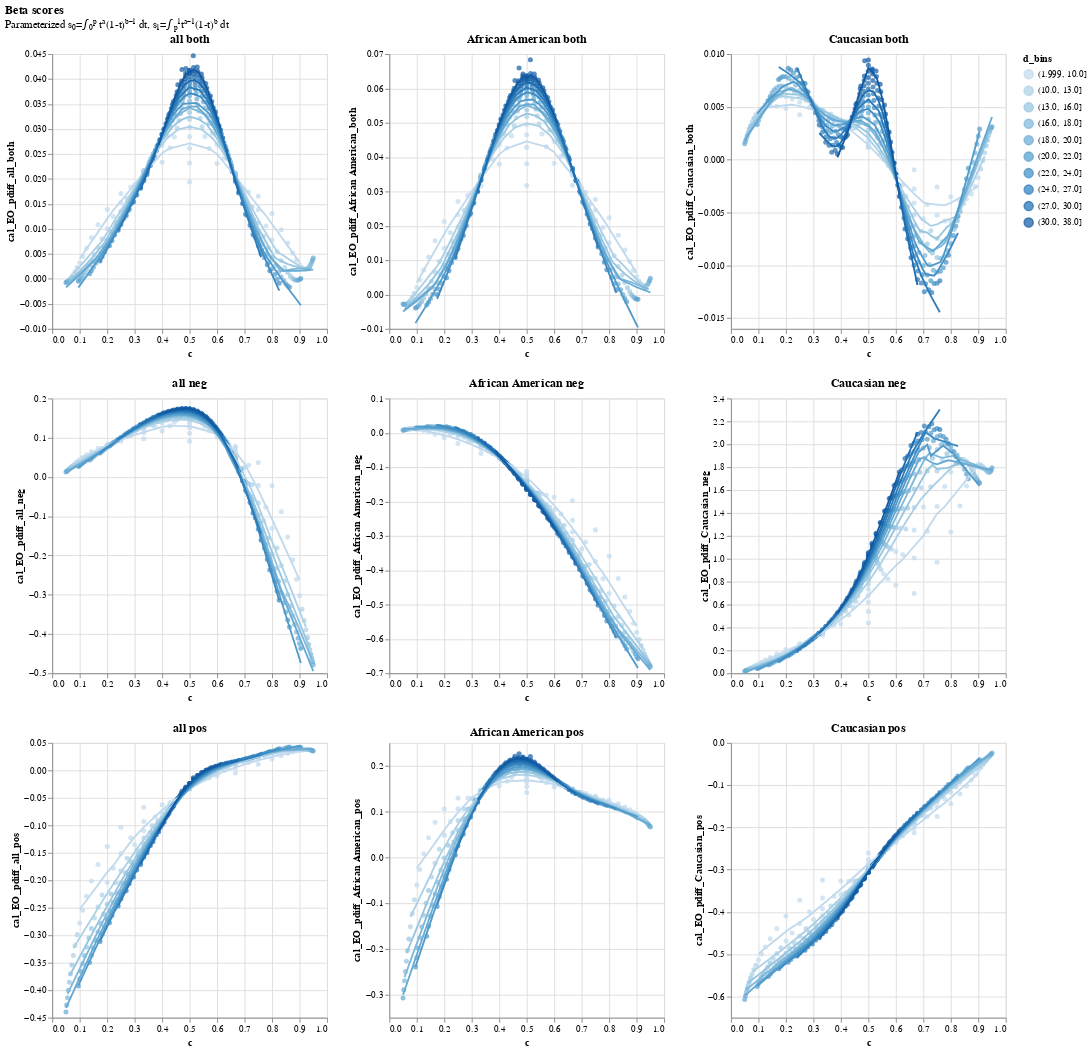

The notebook cell saved with this chart:
### Code cell
scores_df['d_bins'] = pd.qcut(scores_df['d'],q=10)
scores_df.d_bins = scores_df.d_bins.astype('string')
charts = []
for cl in CLASSES:
    for race in RACES_GROUPS:
        name = race[1],cl[1]
        chart = alt.Chart(scores_df).mark_circle().encode(
            x='c',
            y='cal_EO_pdiff_%s_%s:Q' % name,
            color=alt.Color('d_bins:O')
        ).properties(title='%s %s' % name)
        charts.append(chart + chart.transform_loess('c', 'cal_EO_pdiff_%s_%s' % name, groupby=['d_bins']).mark_line(size=2))
alt.concat(*charts,columns=3).properties(title=alt.Title('Beta scores',subtitle='Parameterized s₀=∫₀ᵖ tᵃ(1-t)ᵇ⁻¹ dt, s₁=∫ₚ¹tᵃ⁻¹(1-t)ᵇ dt'))

### Figure 1 — Vega-Lite specification as saved in the notebook (floating-point values rounded to 4 significant figures; data arrays with more than 128 entries replaced by an {"elided": "..."} marker saying what was removed)
{"config": {"view": {"continuousWidth": 300, "continuousHeight": 300}}, "concat": [{"layer": [{"mark": {"type": "circle"}, "encoding": {"color": {"field": "d_bins", "type": "ordinal"}, "x": {"field": "c", "type": "quantitative"}, "y": {"field": "cal_EO_pdiff_all_both", "type": "quantitative"}}, "title": "all both"}, {"mark": {"type": "line", "size": 2}, "encoding": {"color": {"field": "d_bins", "type": "ordinal"}, "x": {"field": "c", "type": "quantitative"}, "y": {"field": "cal_EO_pdiff_all_both", "type": "quantitative"}}, "title": "all both", "transform": [{"loess": "cal_EO_pdiff_all_both", "on": "c", "groupby": ["d_bins"]}]}]}, {"layer": [{"mark": {"type": "circle"}, "encoding": {"color": {"field": "d_bins", "type": "ordinal"}, "x": {"field": "c", "type": "quantitative"}, "y": {"field": "cal_EO_pdiff_African American_both", "type": "quantitative"}}, "title": "African American both"}, {"mark": {"type": "line", "size": 2}, "encoding": {"color": {"field": "d_bins", "type": "ordinal"}, "x": {"field": "c", "type": "quantitative"}, "y": {"field": "cal_EO_pdiff_African American_both", "type": "quantitative"}}, "title": "African American both", "transform": [{"loess": "cal_EO_pdiff_African American_both", "on": "c", "groupby": ["d_bins"]}]}]}, {"layer": [{"mark": {"type": "circle"}, "encoding": {"color": {"field": "d_bins", "type": "ordinal"}, "x": {"field": "c", "type": "quantitative"}, "y": {"field": "cal_EO_pdiff_Caucasian_both", "type": "quantitative"}}, "title": "Caucasian both"}, {"mark": {"type": "line", "size": 2}, "encoding": {"color": {"field": "d_bins", "type": "ordinal"}, "x": {"field": "c", "type": "quantitative"}, "y": {"field": "cal_EO_pdiff_Caucasian_both", "type": "quantitative"}}, "title": "Caucasian both", "transform": [{"loess": "cal_EO_pdiff_Caucasian_both", "on": "c", "groupby": ["d_bins"]}]}]}, {"layer": [{"mark": {"type": "circle"}, "encoding": {"color": {"field": "d_bins", "type": "ordinal"}, "x": {"field": "c", "type": "quantitative"}, "y": {"field": "cal_EO_pdiff_all_neg", "type": "quantitative"}}, "title": "all neg"}, {"mark": {"type": "line", "size": 2}, "encoding": {"color": {"field": "d_bins", "type": "ordinal"}, "x": {"field": "c", "type": "quantitative"}, "y": {"field": "cal_EO_pdiff_all_neg", "type": "quantitative"}}, "title": "all neg", "transform": [{"loess": "cal_EO_pdiff_all_neg", "on": "c", "groupby": ["d_bins"]}]}]}, {"layer": [{"mark": {"type": "circle"}, "encoding": {"color": {"field": "d_bins", "type": "ordinal"}, "x": {"field": "c", "type": "quantitative"}, "y": {"field": "cal_EO_pdiff_African American_neg", "type": "quantitative"}}, "title": "African American neg"}, {"mark": {"type": "line", "size": 2}, "encoding": {"color": {"field": "d_bins", "type": "ordinal"}, "x": {"field": "c", "type": "quantitative"}, "y": {"field": "cal_EO_pdiff_African American_neg", "type": "quantitative"}}, "title": "African American neg", "transform": [{"loess": "cal_EO_pdiff_African American_neg", "on": "c", "groupby": ["d_bins"]}]}]}, {"layer": [{"mark": {"type": "circle"}, "encoding": {"color": {"field": "d_bins", "type": "ordinal"}, "x": {"field": "c", "type": "quantitative"}, "y": {"field": "cal_EO_pdiff_Caucasian_neg", "type": "quantitative"}}, "title": "Caucasian neg"}, {"mark": {"type": "line", "size": 2}, "encoding": {"color": {"field": "d_bins", "type": "ordinal"}, "x": {"field": "c", "type": "quantitative"}, "y": {"field": "cal_EO_pdiff_Caucasian_neg", "type": "quantitative"}}, "title": "Caucasian neg", "transform": [{"loess": "cal_EO_pdiff_Caucasian_neg", "on": "c", "groupby": ["d_bins"]}]}]}, {"layer": [{"mark": {"type": "circle"}, "encoding": {"color": {"field": "d_bins", "type": "ordinal"}, "x": {"field": "c", "type": "quantitative"}, "y": {"field": "cal_EO_pdiff_all_pos", "type": "quantitative"}}, "title": "all pos"}, {"mark": {"type": "line", "size": 2}, "encoding": {"color": {"field": "d_bins", "type": "ordinal"}, "x": {"field": "c", "type": "quantitative"}, "y": {"field": "cal_EO_pdiff_all_pos", "type": "quantitative"}}, "title": "all pos", "transform": [{"loess": "cal_EO_pdiff_all_pos", "on": "c", "groupby": ["d_bins"]}]}]}, {"layer": [{"mark": {"type": "circle"}, "encoding": {"color": {"field": "d_bins", "type": "ordinal"}, "x": {"field": "c", "type": "quantitative"}, "y": {"field": "cal_EO_pdiff_African American_pos", "type": "quantitative"}}, "title": "African American pos"}, {"mark": {"type": "line", "size": 2}, "encoding": {"color": {"field": "d_bins", "type": "ordinal"}, "x": {"field": "c", "type": "quantitative"}, "y": {"field": "cal_EO_pdiff_African American_pos", "type": "quantitative"}}, "title": "African American pos", "transform": [{"loess": "cal_EO_pdiff_African American_pos", "on": "c", "groupby": ["d_bins"]}]}]}, {"layer": [{"mark": {"type": "circle"}, "encoding": {"color": {"field": "d_bins", "type": "ordinal"}, "x": {"field": "c", "type": "quantitative"}, "y": {"field": "cal_EO_pdiff_Caucasian_pos", "type": "quantitative"}}, "title": "Caucasian pos"}, {"mark": {"type": "line", "size": 2}, "encoding": {"color": {"field": "d_bins", "type": "ordinal"}, "x": {"field": "c", "type": "quantitative"}, "y": {"field": "cal_EO_pdiff_Caucasian_pos", "type": "quantitative"}}, "title": "Caucasian pos", "transform": [{"loess": "cal_EO_pdiff_Caucasian_pos", "on": "c", "groupby": ["d_bins"]}]}]}], "columns": 3, "data": {"name": "data-58e8699144d6bc64b3c2982e32f51dc8"}, "title": {"text": "Beta scores", "subtitle": "Parameterized s₀=∫₀ᵖ tᵃ(1-t)ᵇ⁻¹ dt, s₁=∫ₚ¹tᵃ⁻¹(1-t)ᵇ dt"}, "$schema": "https://vega.github.io/schema/vega-lite/v5.8.0.json", "datasets": {"data-58e8699144d6bc64b3c2982e32f51dc8": {"elided": "361 records"}}}
